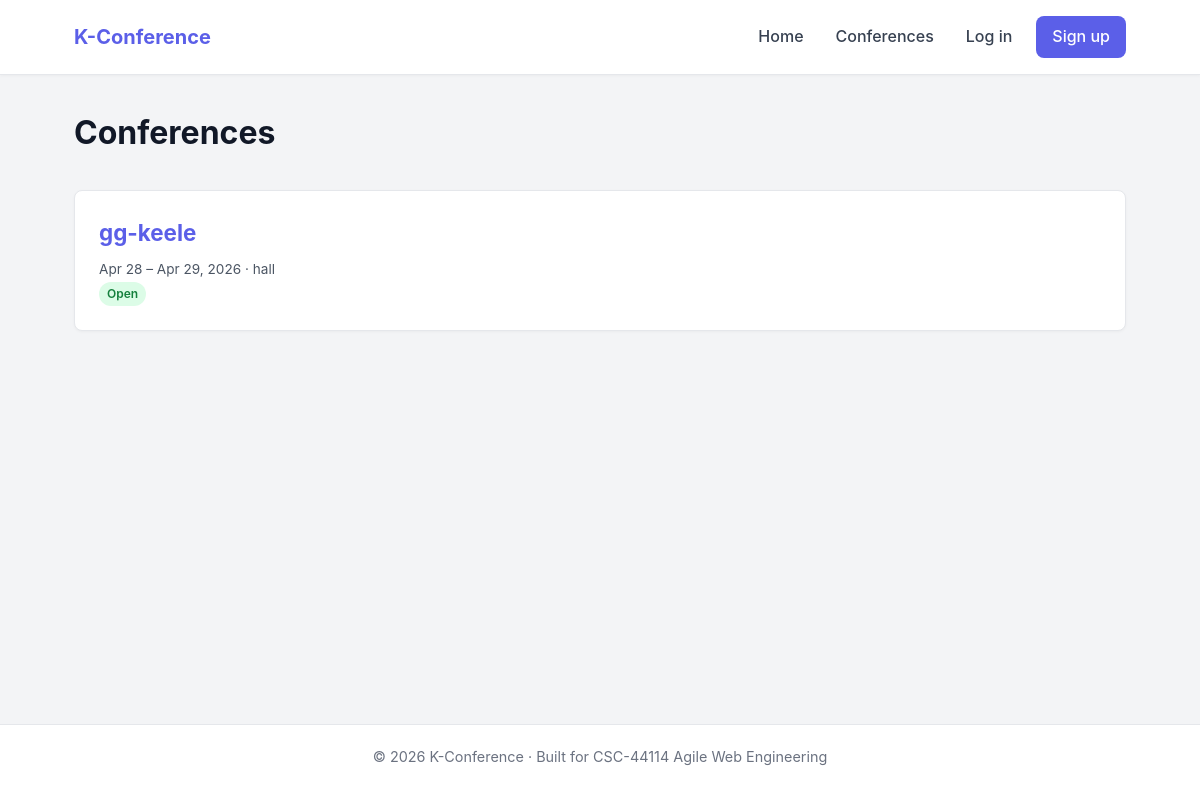
The app's page /conferences/, older data.
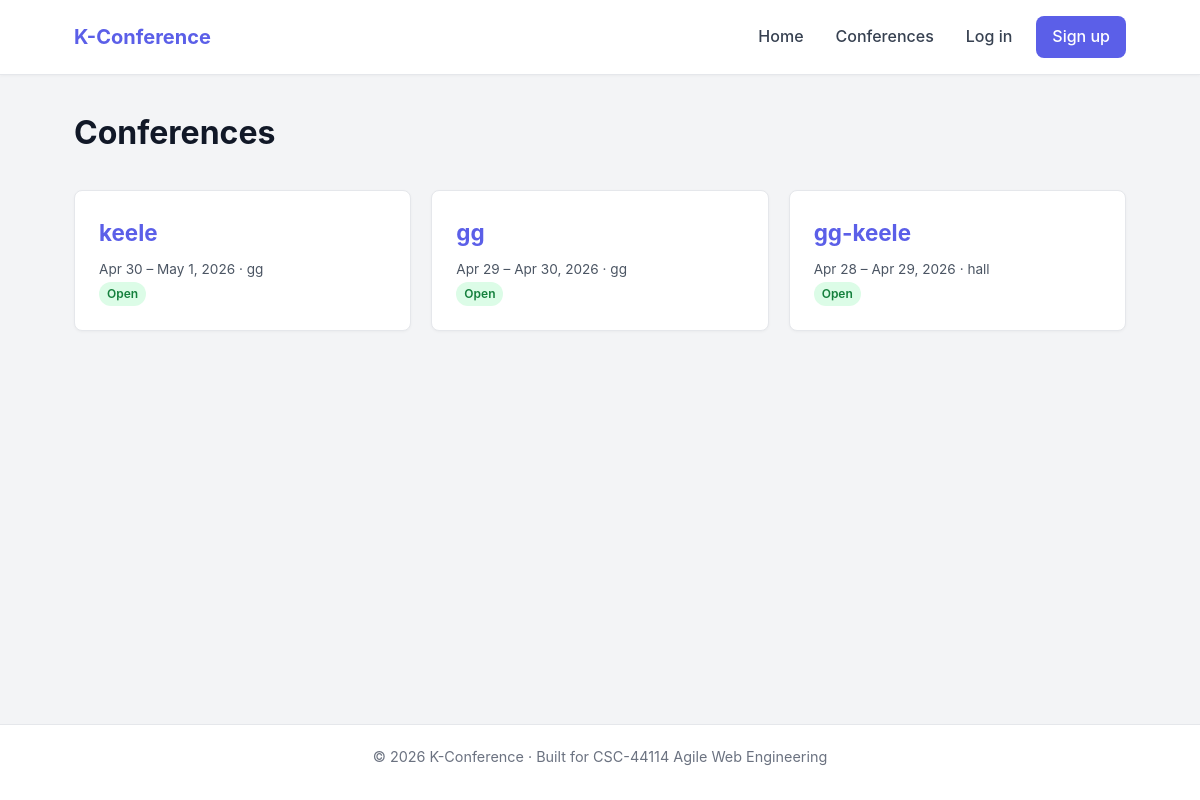
The same page, newer data.
### conference/models.py (models this page shows, shortened)
class Conference(models.Model):
    STATUS_DRAFT = 'draft'
    STATUS_OPEN = 'open'
    STATUS_CLOSED = 'closed'
    STATUS_CHOICES = [
        (STATUS_DRAFT,  'Draft'),
        (STATUS_OPEN,   'Open'),
        (STATUS_CLOSED, 'Closed'),
    ]
    MODE_IN_PERSON = 'in_person'
    MODE_ONLINE = 'online'
    MODE_HYBRID = 'hybrid'
    MODE_CHOICES = [
        (MODE_IN_PERSON, 'In-person'),
        (MODE_ONLINE,    'Online'),
        (MODE_HYBRID,    'Hybrid'),
    ]
    name = models.CharField(max_length=200)
    short_name = models.CharField(
        max_length=50, blank=True,
        help_text='Short tag (e.g. "ISCE 2026"). Optional.',
    )
    description = models.TextField(blank=True)
    organiser = models.ForeignKey(
        User, on_delete=models.CASCADE, related_name='conferences_organised',
    )
    start_date = models.DateField()
    end_date = models.DateField()
    location = models.CharField(
        max_length=200, blank=True,
        help_text='Venue or city. Leave blank for fully online.',
    )
    online_link = models.URLField(
        blank=True,
        help_text='Zoom/Teams link (for online or hybrid events).',
    )
    mode = models.CharField(max_length=20, choices=MODE_CHOICES, default=MODE_HYBRID)
    capacity = models.PositiveIntegerField(
        default=0,
        help_text='Maximum participants. 0 = unlimited.',
    )
    submission_deadline = models.DateTimeField(
        null=True, blank=True,
        help_text='Last moment authors can submit papers.',
    )
    review_deadline = models.DateTimeField(
        null=True, blank=True,
        help_text='Last moment reviewers must submit reviews.',
    )
    status = models.CharField(max_length=20, choices=STATUS_CHOICES, default=STATUS_DRAFT)
    code_of_conduct = models.TextField(blank=True)
    created_at = models.DateTimeField(auto_now_add=True)
    updated_at = models.DateTimeField(auto_now=True)
    class Meta:
        ordering = ['-start_date']

### conference/views.py (the view)
# urls.py: path('',                             views.conference_list,    name='list'),
def conference_list(request):
    conferences = Conference.objects.exclude(status=Conference.STATUS_DRAFT)
    return render(request, 'conference/conference_list.html',
                  {'conferences': conferences})

### conference/templates/conference/conference_list.html (shortened to what this page needs)
{% extends 'base.html' %}
{% block content %}
<section class="page-head">
    <h1>Conferences</h1>
</section>
{% if conferences %}
    <div class="card-grid">
        {% for c in conferences %}
        <a href="{% url 'conference:detail' c.pk %}" class="card link-card">
            <h2>{{ c.name }}</h2>
            <p class="muted small">
                {{ c.start_date|date:"M j" }} – {{ c.end_date|date:"M j, Y" }}
                &middot; {{ c.location|default:"Online" }}
            </p>
            <span class="badge badge-{{ c.status }}">{{ c.get_status_display }}</span>
        </a>
        {% endfor %}
    </div>
{% else %}
    <p class="muted">No conferences are currently published.</p>
{% endif %}
{% endblock %}

### templates/base.html (shortened to what this page needs)
{% load static %}
<!DOCTYPE html>
<html lang="en">
<head>
    <link rel="stylesheet" href="{% static 'css/styles.css' %}">
</head>
<body>
    <header class="navbar">
        <div class="navbar-inner">
            <a href="{% url 'core:home' %}" class="brand">K-Conference</a>
           <nav class="nav-links">
                <a href="{% url 'core:home' %}">Home</a>
                <a href="{% url 'conference:list' %}">Conferences</a>
                {% if user.is_authenticated %}
                    <a href="{% url 'accounts:dashboard' %}">Dashboard</a>
                    <span class="nav-user">
                        Hi, {{ user.first_name|default:user.username }}
                    </span>
                    <a href="{% url 'accounts:logout' %}" class="nav-btn">Log out</a>
                {% else %}
                    <a href="{% url 'accounts:login' %}">Log in</a>
                    <a href="{% url 'accounts:signup_role' %}" class="nav-btn">Sign up</a>
                {% endif %}
            </nav>
        </div>
    </header>
    <main class="container">
        {% block content %}{% endblock %}
    </main>
 <footer class="footer">
        <p>&copy; 2026 K-Conference &middot; Built for CSC-44114 Agile Web Engineering</p>
    </footer>
</body>
</html>

### static/css/styles.css (style rules this page uses)
:root { --primary: #5B5FE8; --primary-dark: #4a4ed4; --primary-light: #eef0fd; --text: #1f2937; --text-light: #6b7280; --text-muted: #9ca3af; --border: #e5e7eb; --border-strong: #d1d5db; --bg: #f3f4f6; --card: #ffffff; --error: #dc2626; --error-bg: #fee2e2; --success: #16a34a; --success-bg: #dcfce7; --info-bg: #dbeafe; --radius: 8px; --radius-lg: 12px; --shadow-sm: 0 1px 3px rgba(0, 0, 0, 0.04); --shadow-md: 0 4px 12px rgba(0, 0, 0, 0.06); }
* { box-sizing: border-box; margin: 0; padding: 0; }
body { font-family: -apple-system, BlinkMacSystemFont, "Segoe UI", Roboto, Oxygen-Sans, Ubuntu, Cantarell, "Helvetica Neue", sans-serif; line-height: 1.6; color: var(--text); background-color: var(--bg); min-height: 100vh; display: flex; flex-direction: column; }
a { color: var(--primary); text-decoration: none; }
h1, h2, h3 { color: #111827; margin-bottom: 0.5rem; }
h1 { font-size: 2rem; }
h2 { font-size: 1.4rem; }
p { margin-bottom: 0.75rem; }
.navbar { background-color: var(--card); border-bottom: 1px solid var(--border); box-shadow: var(--shadow-sm); }
.navbar-inner { max-width: 1100px; margin: 0 auto; padding: 1rem 1.5rem; display: flex; align-items: center; justify-content: space-between; flex-wrap: wrap; gap: 1rem; }
.brand { font-size: 1.25rem; font-weight: 700; color: var(--primary); }
.nav-links { display: flex; gap: 1rem; flex-wrap: wrap; align-items: center; }
.nav-links a { color: #374151; font-weight: 500; padding: 0.4rem 0.5rem; }
.nav-btn { background-color: var(--primary); color: #ffffff !important; padding: 0.5rem 1rem !important; border-radius: var(--radius); }
.container { flex: 1; width: 100%; max-width: 1100px; margin: 0 auto; padding: 2rem 1.5rem; }
.footer { background-color: var(--card); border-top: 1px solid var(--border); padding: 1.25rem 1.5rem; text-align: center; color: var(--text-light); font-size: 0.9rem; }
.card-grid { display: grid; grid-template-columns: repeat(auto-fit, minmax(220px, 1fr)); gap: 1.25rem; }
.card { background-color: var(--card); border: 1px solid var(--border); border-radius: var(--radius); padding: 1.5rem; box-shadow: var(--shadow-sm); transition: transform 0.15s ease, box-shadow 0.15s ease; }
.card h2 { color: var(--primary); margin-bottom: 0.5rem; }
.card p { color: #4b5563; margin-bottom: 0; }
.muted { color: var(--text-light); }
.small { font-size: 0.85rem; }
.badge { display: inline-block; padding: 2px 8px; border-radius: 12px; font-size: 0.75rem; font-weight: 600; background: var(--bg); color: var(--text-light); }
.badge-open { background: #dcfce7; color: #15803d; }
.page-head { display: flex; justify-content: space-between; align-items: center; flex-wrap: wrap; gap: 1rem; margin-bottom: 1.5rem; }
.link-card { display: block; color: inherit; }

Row changes from the older to the newer data that the page shows:
added Conference: name "keele", start_date "Apr 30", end_date "May 1, 2026", location "gg", status "Open"
added Conference: name "gg", start_date "Apr 29", end_date "Apr 30, 2026", location "gg", status "Open"
